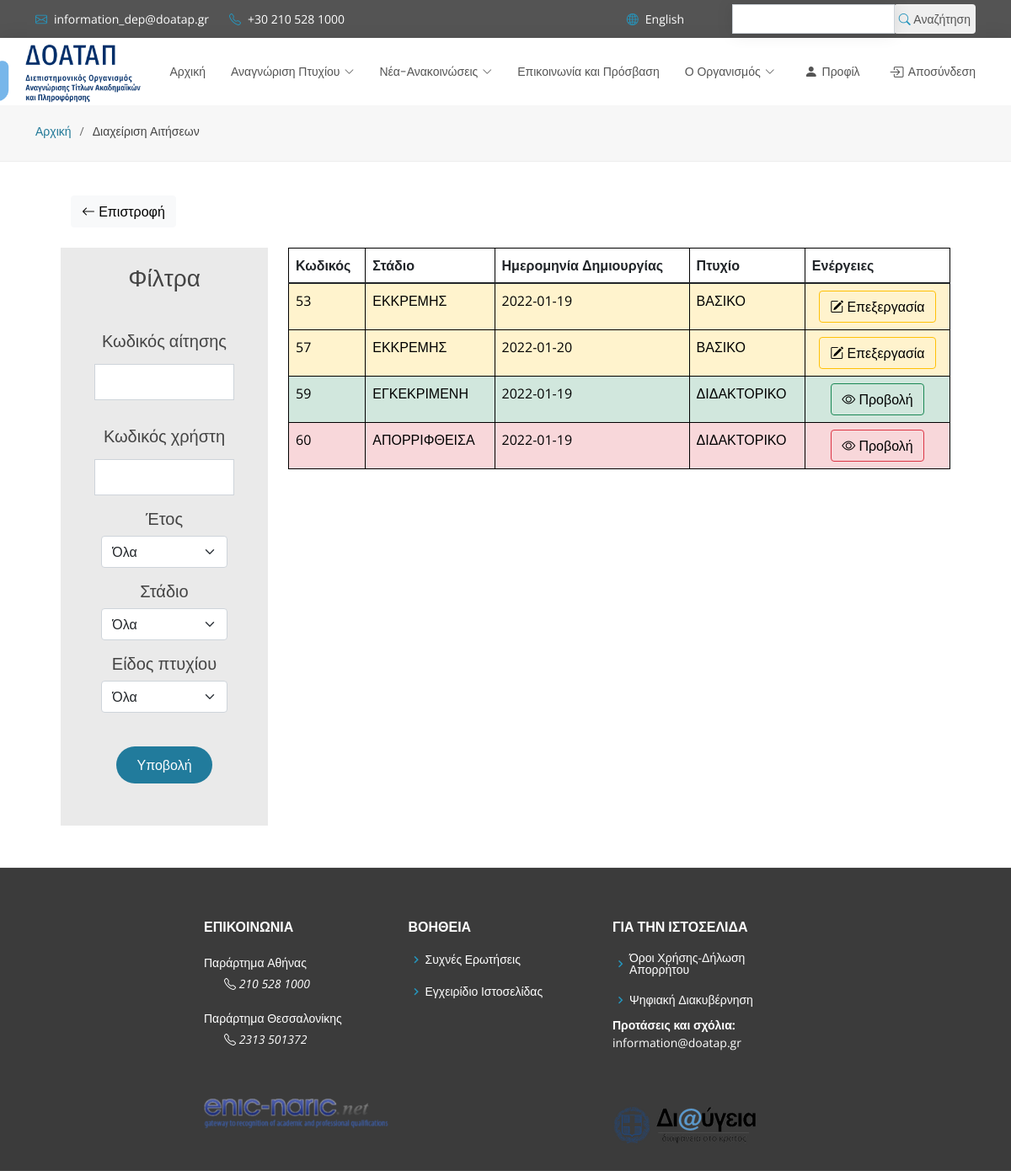
Page /work_applications.php (signed in) on the committed database.
### tables this page shows
CREATE TABLE `application` (
  `APPLICATION_ID` int(11) NOT NULL,
  `USER_ID` int(11) NOT NULL,
  `STATE` enum('ΕΓΚΕΚΡΙΜΕΝΗ','ΑΠΟΡΡΙΦΘΕΙΣΑ','ΕΚΚΡΕΜΗΣ','ΠΡΟΧΕΙΡΗ') NOT NULL,
  `CREATION_DATE` date NOT NULL,
  `DEGREE` enum('ΒΑΣΙΚΟ','ΜΕΤΑΠΤΥΧΙΑΚΟ','ΔΙΔΑΚΤΟΡΙΚΟ') DEFAULT NULL,
  `COUNTRY` varchar(100) DEFAULT NULL,
  `UNIVERSITY` varchar(100) DEFAULT NULL,
  `DEPARTMENT` varchar(100) DEFAULT NULL,
  `DATE_START` date DEFAULT NULL,
  `DATE_END` date DEFAULT NULL,
  `REASON_OF_DENIAL` varchar(2000) DEFAULT NULL
);

### work_applications.php (the view, shortened to what this page needs)
<?php
include 'db_connection.php';
?>
<!DOCTYPE html>
<html lang="en">
<head>
  <link href="assets/vendor/animate.css/animate.min.css" rel="stylesheet">
  <link href="assets/vendor/bootstrap/css/bootstrap.min.css" rel="stylesheet">
  <link href="assets/vendor/bootstrap-icons/bootstrap-icons.css" rel="stylesheet">
  <link href="assets/vendor/boxicons/css/boxicons.min.css" rel="stylesheet">
  <link href="assets/vendor/glightbox/css/glightbox.min.css" rel="stylesheet">
  <link href="assets/vendor/swiper/swiper-bundle.min.css" rel="stylesheet">
  <link href="assets/css/style.css" rel="stylesheet">
  <link href="./css/site.css" rel="stylesheet">
</head>
<body>
  <?php include "./header.php"; ?>
  <section id="breadcrumbs" class="breadcrumbs">
    <div class="container">
      <ol>
        <li><a href="index.php">Αρχική</a></li>
        <li>Διαχείριση Αιτήσεων</li>
      </ol>
    </div>
  </section>
  <main id="main">
    <div class="container row">
      <form>
        <button type="button" class="btn btn-light" onclick="history.back()"><i class="bi bi-arrow-left"></i>&nbsp;Επιστροφή</button>
      </form>
    </div>
    <br>
    <?php
    if (isset($_GET["app_id"]) && $_GET["app_id"] != '') {
      $app_id = $_GET["app_id"];
    } else {
      $app_id = "APPLICATION_ID";
    }
    if (isset($_GET["user_id"]) && $_GET["user_id"] != '') {
      $user_id = $_GET["user_id"];
    } else {
      $user_id = "USER_ID";
    }
    if (!isset($_GET["year"]) || $_GET["year"] == '') {
      $year = "CREATION_DATE = CREATION_DATE";
    } else {
      if ($_GET["year"] == "old") {
        $year = "YEAR(CREATION_DATE)<=2017";
      } else {
        $year = "YEAR(CREATION_DATE)='" . $_GET["year"] . "'";
      }
    }
    if (isset($_GET["state"]) && $_GET["state"] != '') {
      $state = "'" . $_GET["state"] . "'";
    } else {
      $state = "STATE";
    }
    if (isset($_GET["degree"]) && $_GET["degree"] != '') {
      $degree = "'" . $_GET["degree"] . "'";
    } else {
      $degree = "DEGREE";
    }
    ?>
    <section id="contact" class="contact">
      <div class="container">
        <div class="row">
          <div class="col-lg-3">
            <div class="sidebar" style="background: #eaeaea; text-align: center; padding:20px 10px;">
              <h3 class="sidebar-title">Φίλτρα</h3>
              <form action="work_applications.php" method="get" id="filter_form" role="form" class="php-email-form" style="box-shadow:0 0;">
                <div class="sidebar-item search-form">
                  <label for="app_id" class="col-form-label">
                    <h5>Κωδικός αίτησης</h5>
                  </label>
                  <input id="app_id" name="app_id" type="text" form="filter_form" class="form-control" <?php if ($app_id != "APPLICATION_ID") echo 'value="' . $app_id . '"' ?>>
                </div>
                <br>
                <div class="sidebar-item search-form">
                  <label for="user_id" class="col-form-label">
                    <h5>Κωδικός χρήστη</h5>
                  </label>
                  <input id="user_id" name="user_id" type="text" form="filter_form" class="form-control" <?php if ($user_id != "USER_ID") echo 'value="' . $user_id . '"' ?>>
                </div>
                <p>
                <h5 class="sidebar-title">Έτος</h5>
                <div class="sidebar-item" style="display:inline-block; max-width:90%;">
                  <select name="year" class="form-select" form="filter_form">
                    <option value="" <?php if ($year == "CREATION_DATE = CREATION_DATE") echo "selected"; ?>>Όλα</option>
                  </select>
                </div>
                </p>
                <p>
                <h5 class="sidebar-title">Στάδιο</h5>
                <div class="sidebar-item" style="display:inline-block; max-width:90%;">
                  <select name="state" class="form-select" form="filter_form">
                    <option value="" <?php if ($state == "STATE")      echo "selected"; ?>>Όλα</option>
                  </select>
                </div>
                </p>
                <p>
                <h5 class="sidebar-title">Είδος πτυχίου</h5>
                <div class="sidebar-item" style="display:inline-block; max-width:90%;">
                  <select name="degree" class="form-select" form="filter_form">
                    <option value="" <?php if ($degree == "DEGREE")      echo "selected"; ?>>Όλα</option>
                  </select>
                </div>
                </p><br>
                <div class="text-center">
                  <button type="submit" id="submit_button" form="filter_form">Υποβολή</button>
                </div>
              </form>
            </div>
          </div>
          <div class="col-lg-9">
            <div class="sidebar">
              <table id="myTable" class="table">
                <tr class="header">
                  <th>Κωδικός</th>
                  <th>Στάδιο</th>
                  <th>Ημερομηνία Δημιουργίας</th>
                  <th>Πτυχίο</th>
                  <th>Ενέργειες</th>
                </tr>
                <tbody>
                  <?php
                  $sql = "SELECT * FROM application a WHERE APPLICATION_ID=" . $app_id . " AND USER_ID=" . $user_id . " AND STATE=" . $state . " AND STATE!=\"ΠΡΟΧΕΙΡΗ\" AND DEGREE=" . $degree . " AND " . $year;
                  $result = mysqli_query($conn, $sql);
                  if (mysqli_num_rows($result) > 0) {
                    while ($row = mysqli_fetch_assoc($result)) {
                      if ($row["STATE"] == "ΑΠΟΡΡΙΦΘΕΙΣΑ") {
                        $class = "table-danger";
                      } else if ($row["STATE"] == "ΕΓΚΕΚΡΙΜΕΝΗ") {
                        $class = "table-success";
                      } else if ($row["STATE"] == "ΕΚΚΡΕΜΗΣ") {
                        $class = "table-warning";
                      }
                      echo "
                      <tr class='$class'>
                        <td>" . $row["APPLICATION_ID"] . "</td>
                        <td>" . $row["STATE"] . "</td>
                        <td>" . $row["CREATION_DATE"] . "</td>
                        <td>" . $row["DEGREE"] . "</td>
                        <td style=\"text-align: center;\">
                        ";
                      if ($row["STATE"] == "ΑΠΟΡΡΙΦΘΕΙΣΑ") {
                        echo "
                                <button type=\"button\" onclick=\"location.href='work_edit_application.php?id=" . $row["APPLICATION_ID"] . "'\" class=\"btn btn-outline-danger\" style=\"color:black\"> <i class=\"bi bi-eye\"></i> Προβολή</button </td>
                              ";
                      } else if ($row["STATE"] == "ΕΓΚΕΚΡΙΜΕΝΗ") {
                        echo "
                                <button type=\"button\" onclick=\"location.href='work_edit_application.php?id=" . $row["APPLICATION_ID"] . "'\" class=\"btn btn-outline-success\" style=\"color:black\"> <i class=\"bi bi-eye\"></i> Προβολή</button </td>
                              ";
                      } else if ($row["STATE"] == "ΕΚΚΡΕΜΗΣ") {
                        echo "
                               <button type=\"button\" onclick=\"location.href='work_edit_application.php?id=" . $row["APPLICATION_ID"] . "'\" class=\"btn btn-outline-warning\" style=\"color:black\"> <i class=\"bi bi-pencil-square\"></i> Επεξεργασία</button> </td>
                              ";
                      }
                    }
                  } else {
                    echo "Δεν βρέθηκαν αποτελέσματα";
                  }
                  ?>
                </tbody>
              </table>
            </div>
          </div>
        </div>
      </div>
    </section>
  </main>
</body>
</html>

### header.php (shortened to what this page needs)
<section id="topbar" class="d-flex me-auto">
  <div class="container d-flex justify-content-center justify-content-md-between">
    <div class="contact-info d-flex align-items-center">
      <i class="bi bi-envelope d-flex align-items-center"><a href="mailto:information_dep@doatap.gr">information_dep@doatap.gr</a></i>
      <i class="bi bi-telephone d-flex align-items-center ms-4"><span>+30 210 528 1000</span></i>
    </div>
    <div class="contact-info d-flex align-items-center">
      <i class="bi bi-globe2 d-flex align-items-center"><a href="./coming_soon.php">English</a></i>
      <form autocomplete="off">
        <div class="input-group">
          <input id="search" type="search" class="form-control" style="font-size:14px;">
          <button type="button" class="rounded" style="border: 0;color: #545454;"><i class="bi bi-search"></i>&nbsp;Αναζήτηση</button>
        </div>
      </form>
    </div>
</section>
<header id="header" class="d-flex align-items-center">
  <div class="container d-flex justify-content-between align-items-center">
    <div class="logo">
      <a href="index.php" class="ms-auto"><img src="pictures/logo.png" alt="ΔΟΑΤΑΠ"></a>
    </div>
    <nav id="navbar" class="navbar">
      <ul>
        <li><a href="index.php">Αρχική</a></li>
        <li class="dropdown"><a href="./recognition.php"><span>Αναγνώριση Πτυχίου</span> <i class="bi bi-chevron-down"></i></a>
        </li>
        <li class="dropdown"><a href="./coming_soon.php"><span>Νέα-Ανακοινώσεις</span> <i class="bi bi-chevron-down"></i></a>
        </li>
        <li><a href="contact.php">Επικοινωνία και Πρόσβαση</a></li>
        <li class="dropdown"><a href="./coming_soon.php"><span>Ο Οργανισμός</span> <i class="bi bi-chevron-down"></i></a>
        </li>
        <?php
        if (isset(($_SESSION['login_user'])) && ($_SESSION['login_user']) == true) {
          echo '<div class=" d-flex justify-content-end">
                  <a class="login-icons" href="user.php"><i class="bi bi-person-fill" style="font-size:16px">&nbsp</i>Προφίλ</a>
                  <a class="login-icons" href="logout.php"><i class="bi bi-box-arrow-in-right" style="font-size:17px">&nbsp</i>Αποσύνδεση</a>
                  </div>';
        } else {
          echo '<a href="login.php"><i class="bi bi-lock-fill" style="font-size:15px">&nbsp</i>Σύνδεση</a>
          <a href="signup.php"><i class="bi bi-pencil-fill" style="font-size:15px">&nbsp</i>Εγγραφή</a>';
        }
        ?>
      </ul>
    </nav>
  </div>
</header>

### assets/css/style.css (style rules this page uses)
body { font-family: "Open Sans", sans-serif; color: #444444; }
a { color: #217B9C; text-decoration: none; }
h1, h2, h3, h4, h5, h6 { font-family: "Raleway", sans-serif; }
#topbar { background: #545454; padding: 10px 0; font-size: 14px; }
#topbar .contact-info i { font-style: normal; color: #2596be; }
#topbar .contact-info i a, #topbar .contact-info i span { padding-left: 5px; color: #fff; }
#topbar .contact-info i a { line-height: 0; transition: 0.3s; }
#header { height: 80px; transition: all 0.5s; z-index: 997; transition: all 0.5s; background: #fff; box-shadow: 0px 0px 20px 0px rgba(0, 0, 0, 0.1); }
#header .logo img { padding: 0; margin: 0; max-height: 40px; }
.navbar { padding: 0; }
.navbar ul { margin: 0; padding: 0; display: flex; list-style: none; align-items: center; }
.navbar li { position: relative; }
.navbar a, .navbar a:focus { display: flex; align-items: center; justify-content: space-between; padding: 10px 0 10px 30px; font-family: "Poppins", sans-serif; font-size: 14px; color: #545454; white-space: nowrap; transition: 0.3s; }
.navbar a i, .navbar a:focus i { font-size: 12px; line-height: 0; margin-left: 5px; }
section { padding: 0 0 50px 0; }
.breadcrumbs { padding: 20px 0 20px 0; background: #f7f7f7; border-bottom: 1px solid #ededed; margin-bottom: 40px; }
.breadcrumbs ol { display: flex; flex-wrap: wrap; list-style: none; padding: 0 0 5px 0; margin: 0; font-size: 14px; }
.breadcrumbs ol li + li { padding-left: 10px; }
.breadcrumbs ol li a { color: #207897; }
.breadcrumbs ol li + li::before { display: inline-block; padding-right: 10px; color: #6e6e6e; content: "/"; }
.contact .php-email-form { box-shadow: 0 0 30px rgba(214, 215, 216, 0.6); padding: 30px; }
.contact .php-email-form input, .contact .php-email-form textarea { border-radius: 0; box-shadow: none; font-size: 14px; }
.contact .php-email-form input { padding: 10px 15px; }
.contact .php-email-form button[type=submit] { background: #217B9C; border: 0; border-radius: 50px; padding: 10px 24px; color: #fff; transition: 0.4s; }
#footer { background: #404040; padding: 0 0 30px 0; color: #fff; font-size: 14px; }
#footer .footer-top { background: #3b3b3b; border-top: 1px solid #474747; border-bottom: 1px solid #474747; padding: 60px 0 30px 0; }
#footer .footer-top h4 { font-size: 16px; font-weight: bold; color: #fff; text-transform: uppercase; position: relative; padding-bottom: 12px; }
#footer .footer-top .footer-links { margin-bottom: 30px; }
#footer .footer-top .footer-links ul { list-style: none; padding: 0; margin: 0; }
#footer .footer-top .footer-links ul i { padding-right: 2px; color: #2596be; font-size: 18px; line-height: 1; }
#footer .footer-top .footer-links ul li { padding: 10px 0; display: flex; align-items: center; }
#footer .footer-top .footer-links ul li:first-child { padding-top: 0; }
#footer .footer-top .footer-links ul a { color: #fff; transition: 0.3s; display: inline-block; line-height: 1; }
#footer .footer-top .footer-contact { margin-bottom: 30px; }
#footer .footer-top .footer-contact p { line-height: 26px; }

### css/site.css (style rules this page uses)
#topbar { padding: 5px 0; text-align: center; margin: 0 auto; }
#topbar .contact-info i a, #topbar .contact-info i span { padding-left: 8px; }
#topbar .input-group input { line-height: 0; transition: 0.3s; box-shadow: 0px 0px 20px 0px rgba(0, 0, 0, 0.1); }
#topbar .input-group button { color: #545454; }
#topbar .input-group button i { line-height: 0; transition: 0.3s; }
#header .logo img { margin: -100px; max-height: 70px; }
#footer { padding: 0 0 0 0; }
#footer img { padding: 0; }
#footer .footer-top { padding: 60px 0 0 230px; }
#footer .footer-top .footer-contact p { line-height: 25px; }
table, th, td { border: 1px solid black; }
@media all and (min-width: 900px) { main { width: 90%; margin: 0 auto; } }
main p { line-height: 1.8; }

### rows in the picture
application: APPLICATION_ID "53", STATE "ΕΚΚΡΕΜΗΣ", CREATION_DATE "2022-01-19", DEGREE "ΒΑΣΙΚΟ"
application: APPLICATION_ID "57", STATE "ΕΚΚΡΕΜΗΣ", CREATION_DATE "2022-01-20", DEGREE "ΒΑΣΙΚΟ"
application: APPLICATION_ID "59", STATE "ΕΓΚΕΚΡΙΜΕΝΗ", CREATION_DATE "2022-01-19", DEGREE "ΔΙΔΑΚΤΟΡΙΚΟ"
application: APPLICATION_ID "60", STATE "ΑΠΟΡΡΙΦΘΕΙΣΑ", CREATION_DATE "2022-01-19", DEGREE "ΔΙΔΑΚΤΟΡΙΚΟ"
